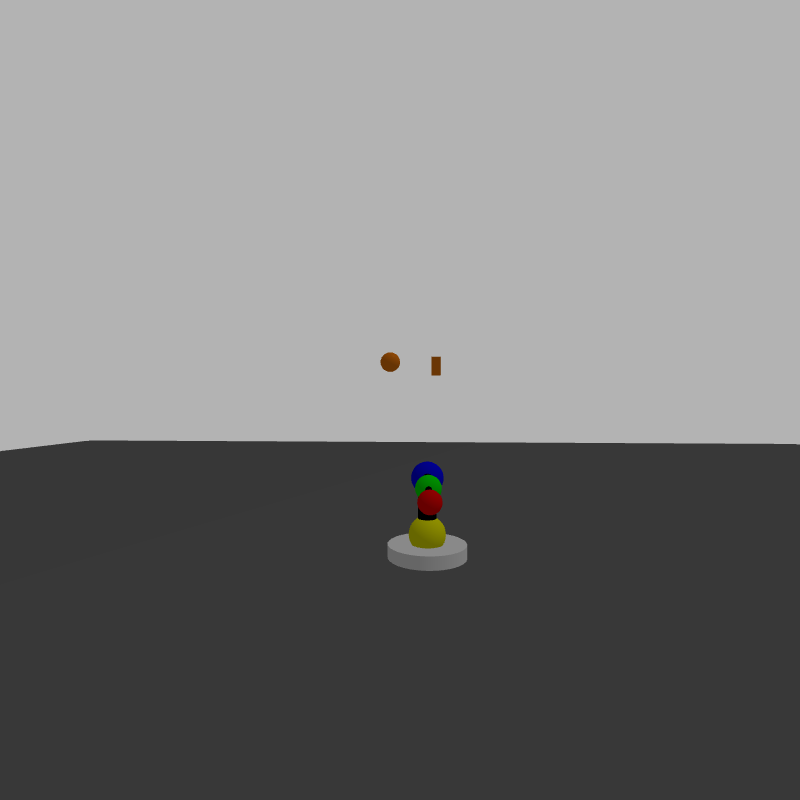
#> input picture src/images/target_only/c2_top_left.png, 800 x 800 px, found by its file name; its folder holds 4 pictures in this run
$ python single_img.py
#> lines starting #> are read from the running program, lines starting #| are printed output that depends on the picture; after the words box and inside, x2 and y2 are one past the last pixel; in counts of white or black regions, pixels touching at a corner belong together; pictures that were not available may be replaced by others from this repository, and a replacement may not be noted
import cv2
import numpy as np
import statistics
import imutils
import os
import matplotlib.pyplot as plt

i = 3

arr = os.listdir("/home/boniface/catkin_ws/src/ivr_assignment/src/images/target_only")
img = cv2.imread("/home/boniface/catkin_ws/src/ivr_assignment/src/images/target_only/" + str(arr[i]))
#> img is the input picture: shape (800, 800, 3); mean B, G, R 124, 124.2, 124.2


template = cv2.imread("/home/boniface/catkin_ws/src/ivr_assignment/src/images/cropped.png",0)
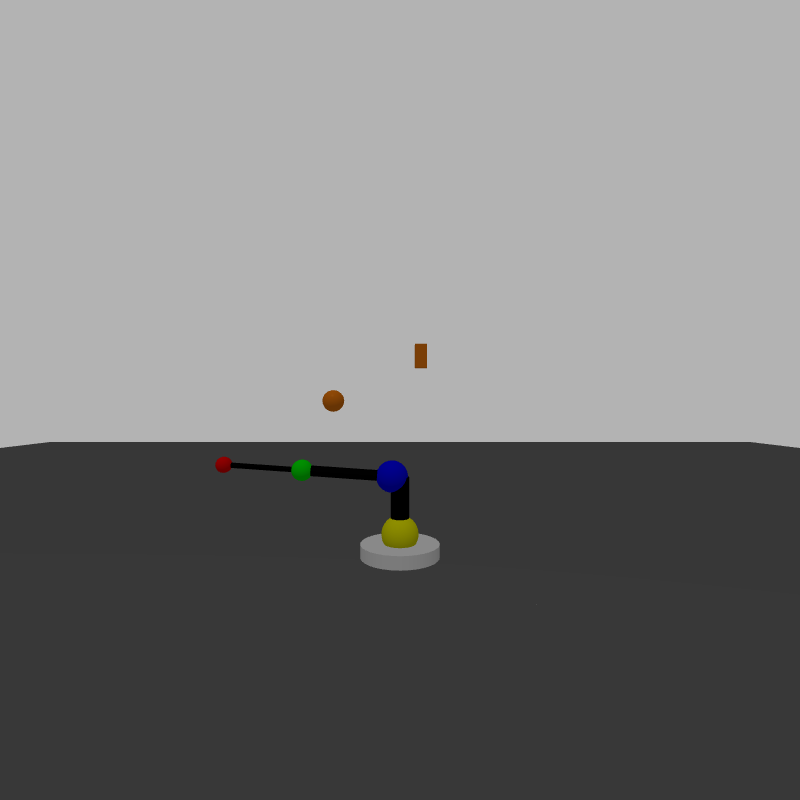
#> input picture src/images/target_only/c1_bottom_left.png, 800 x 800 px, given in place of cropped.png, which was not available
#> template: shape (800, 800); min 0, max 179, mean 123.9

threshold = 0.9
w, h = template.shape[::-1]
#> w = 800; h = 800

#-----------------------------


hsv_convert_1 = cv2.cvtColor(img, cv2.COLOR_BGR2HSV)
#> hsv_convert_1: shape (800, 800, 3); mean H, S, V 0.2, 1.1, 124.4
mask1 = cv2.inRange(hsv_convert_1, (10, 202, 0), (27, 255, 255))
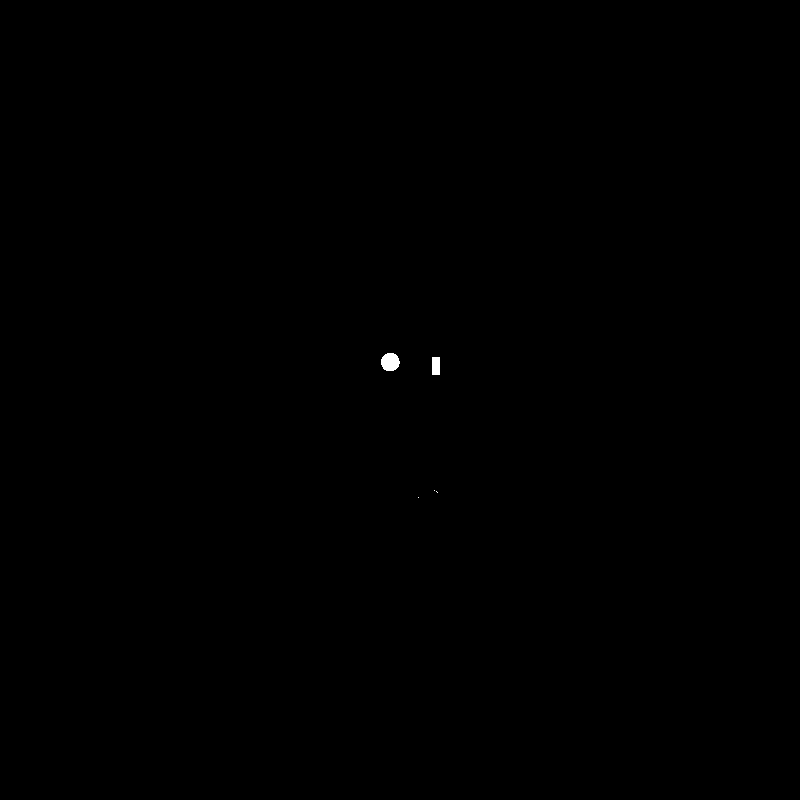
#> mask1: shape (800, 800); 0.07% white; 5 white regions (3 under 20 px), largest, box (x1, y1, x2, y2) and area: (381, 353, 400, 371) 273, (432, 357, 440, 375) 144


for scale in np.linspace(0.79, 1.0, 5)[::-1]:
    print(scale)
    found = None
    resized = imutils.resize(mask1, width = int(mask1.shape[1] * scale))
    r = mask1.shape[1]/float(resized.shape[1])
    if resized.shape[0] < h or resized.shape[1] < w:
        break

    res = cv2.matchTemplate(resized,template,cv2.TM_CCOEFF_NORMED)
    (_, maxVal, _, maxLoc) = cv2.minMaxLoc(res)

    if found is None or maxVal > found[0]:
        found = (maxVal, maxLoc, r)

    (startX, startY) = (int(maxLoc[0] * r), int(maxLoc[1] * r))
    (endX, endY) = (int((maxLoc[0] + w) * r), int((maxLoc[1] + h) * r))
    cv2.rectangle(img, (startX, startY), (endX, endY), (0, 0, 255), 2)

    #cv2.imwrite("/home/boniface/catkin_ws/src/ivr_assignment/src/images/" +str(arr[i]), img)
    #print(maxVal)
    cv2.imshow("Image", img)

    cv2.waitKey(1000)
    cv2.destroyAllWindows()
#> this loop made 2 passes
#> (res, maxVal, found, startX, startY, endX, endY) on pass 1: ([0.0225], 0.0225, (0.0225, (0, 0), 1), 0, 0, 800, 800)
#> pass 1, `cv2.imshow("Image", img)`:
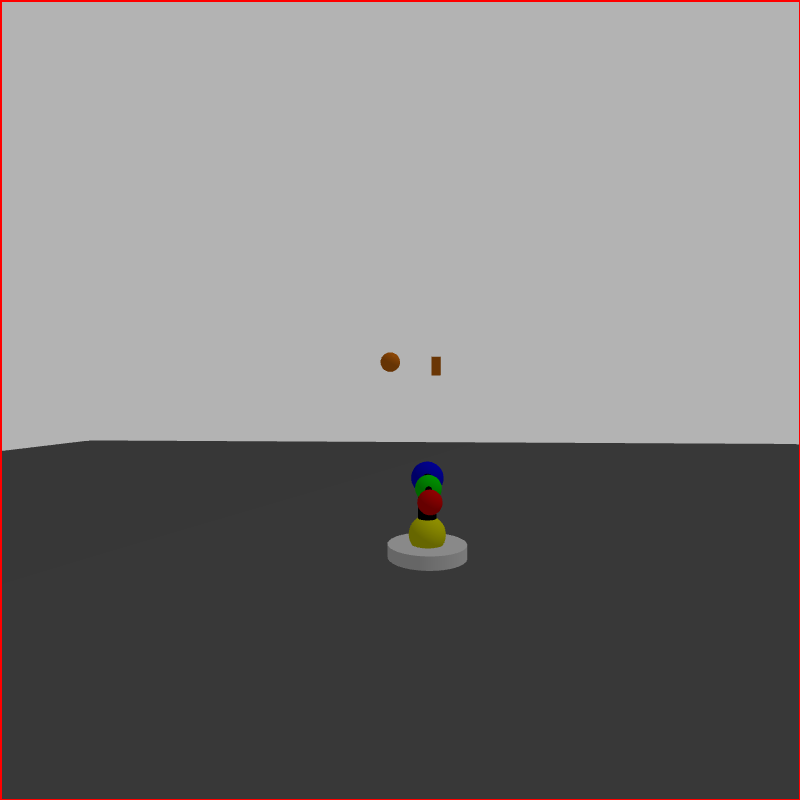
#> window 'Image': shape (800, 800, 3); mean B, G, R 123, 123.2, 125.1
